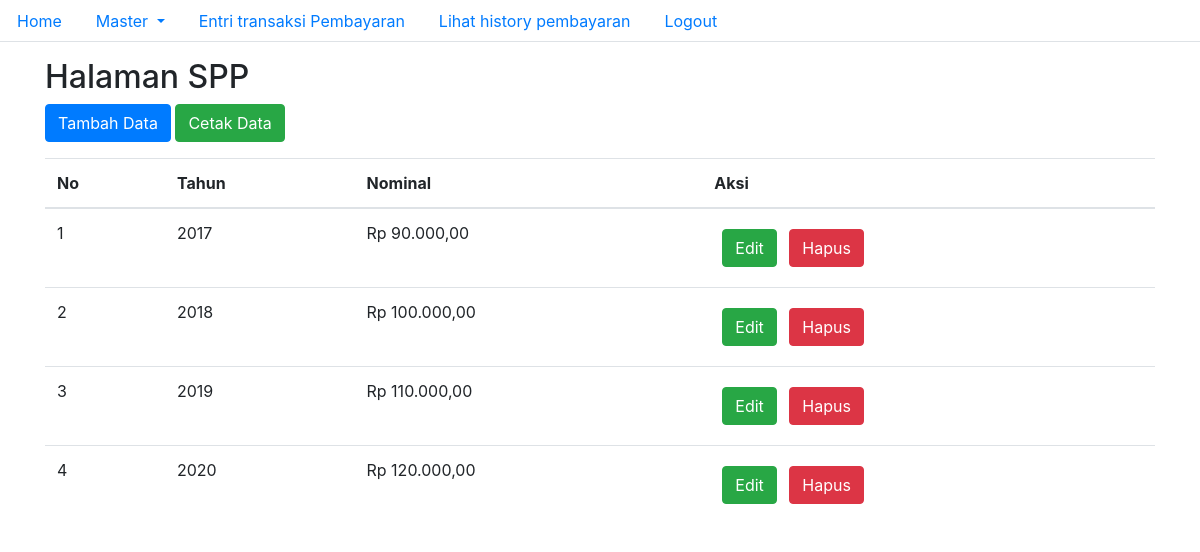
Screenshot of /dashboard/spp.php (signed in) with the database file from the repository.
### tables this page shows
CREATE TABLE `tb_spp` (
  `id_spp` int(11) NOT NULL,
  `tahun` int(11) NOT NULL,
  `nominal` int(11) NOT NULL
);

### configuration.php (called while the page is built, shortened)
<?php
class config
{
    private $server     = "localhost";
    private $user       = "root";
    private $pass       = "";
    private $database   = "ukk";
    protected function connect_database()
    {
        $this->db = new mysqli($this->server, $this->user, $this->pass, $this->database);
    }
}

### functions.php (called while the page is built, shortened)
<?php
require_once __DIR__ . "/configuration.php";
class fungsi extends config
{
    private $base_url = "http://localhost/ukk/";
    public function base_url($url = null)
    {
        return $this->base_url . $url;
    }
    public function tampil($query)
    {
        $sql = $this->db->query($query);
        $arr = array();
        while ($row = $sql->fetch_assoc()) {
            $arr[] = $row;
        }
        return $arr;
    }
    public function convertToRupiah($nominal)
    {
        $rupiah = "Rp " . number_format($nominal, 2, ',', '.');
        return $rupiah;
    }
}
$init = new fungsi();

### dashboard/spp.php (the view, shortened to what this page needs)
<?php
require_once __DIR__ . "/template/navbar.php";
$sql = $init->tampil("SELECT * FROM tb_spp");
?>
<!DOCTYPE html>
<html lang="en">
<head>
</head>
<div class="container">
    <div class="row">
        <div class="col-12 col-lg-12 mt-3">
            <h2>Halaman SPP</h2>
        </div>
        <div class="col-12 col-lg-12 mb-3">
            <a href="<?= $init->base_url('dashboard/tambahSpp.php') ?>" class="btn btn-primary">Tambah Data</a>
            <a href="<?= $init->base_url('dashboard/cetakSpp.php') ?>" class="btn btn-success">Cetak Data</a>
        </div>
        <div class="col-12 col-lg-12">
            <table class="table">
                <thead>
                    <tr>
                        <th>No</th>
                        <th>Tahun</th>
                        <th>Nominal</th>
                        <th>Aksi</th>
                    </tr>
                </thead>
                <tbody>
                    <?php $no = 1; ?>
                    <?php foreach ($sql as $s) : ?>
                        <tr>
                            <td><?= $no; ?></td>
                            <td><?= htmlspecialchars($s['tahun']); ?></td>
                            <td><?= htmlspecialchars($init->convertToRupiah($s['nominal'])); ?></td>
                            <td>
                                <a href="<?= $init->base_url('dashboard/editSpp.php?id_spp=' . htmlspecialchars($s['id_spp'])) ?>" class="btn btn-success m-2">Edit</a>
                                <a href="<?= $init->base_url('dashboard/hapusSpp.php?id_spp=' . htmlspecialchars($s['id_spp'])) ?>" class="btn btn-danger" onclick="return confirm('apa yakin akan menghapus ini ?')">Hapus</a>
                            </td>
                        </tr>
                    <?php $no++;
                    endforeach; ?>
                </tbody>
            </table>
        </div>
    </div>
</div>
<?php
require_once __DIR__ . "/template/footer.php";
?>

### rows the page displays
tb_spp: tahun "2017", nominal "Rp 90.000,00"
tb_spp: tahun "2018", nominal "Rp 100.000,00"
tb_spp: tahun "2019", nominal "Rp 110.000,00"
tb_spp: tahun "2020", nominal "Rp 120.000,00"
